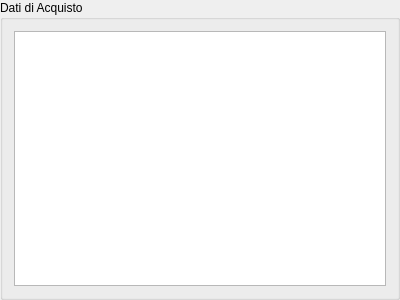
<?xml version="1.0" encoding="UTF-8"?>
<ui version="4.0">
 <class>DatiAcquistoWidget</class>
 <widget class="QGroupBox" name="DatiAcquistoWidget">
  <property name="geometry">
   <rect>
    <x>0</x>
    <y>0</y>
    <width>400</width>
    <height>300</height>
   </rect>
  </property>
  <property name="windowTitle">
   <string>GroupBox</string>
  </property>
  <property name="title">
   <string>Dati di Acquisto</string>
  </property>
  <layout class="QVBoxLayout" name="verticalLayout">
   <item>
    <widget class="QTableView" name="datiAcquistoView"/>
   </item>
  </layout>
 </widget>
 <resources/>
 <connections/>
</ui>
